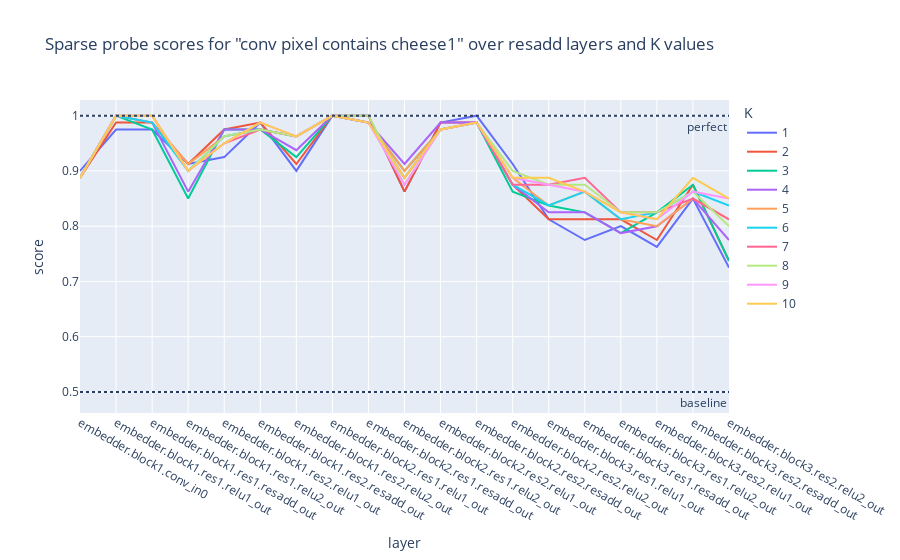
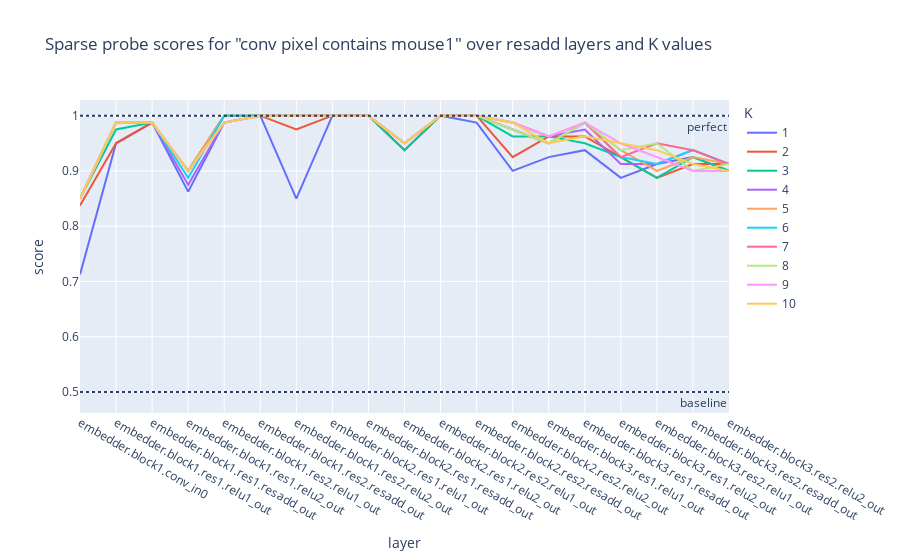
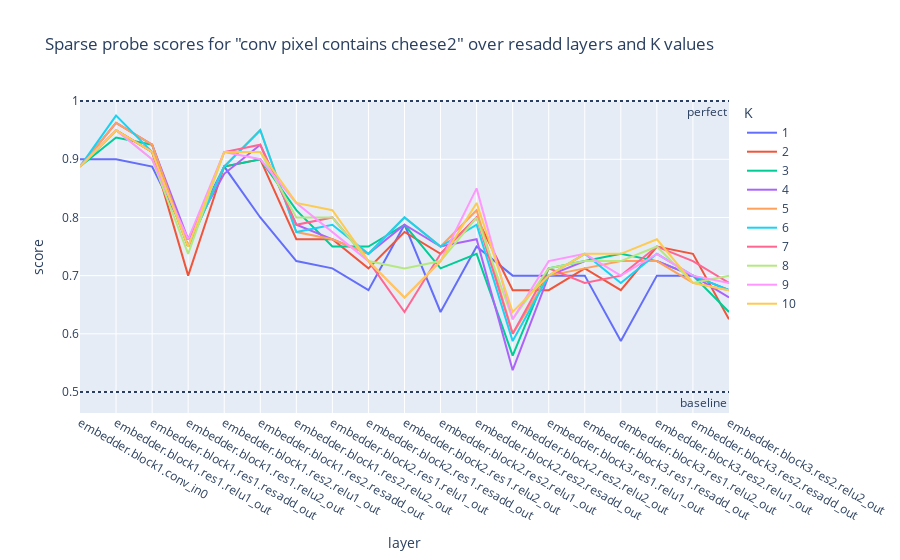
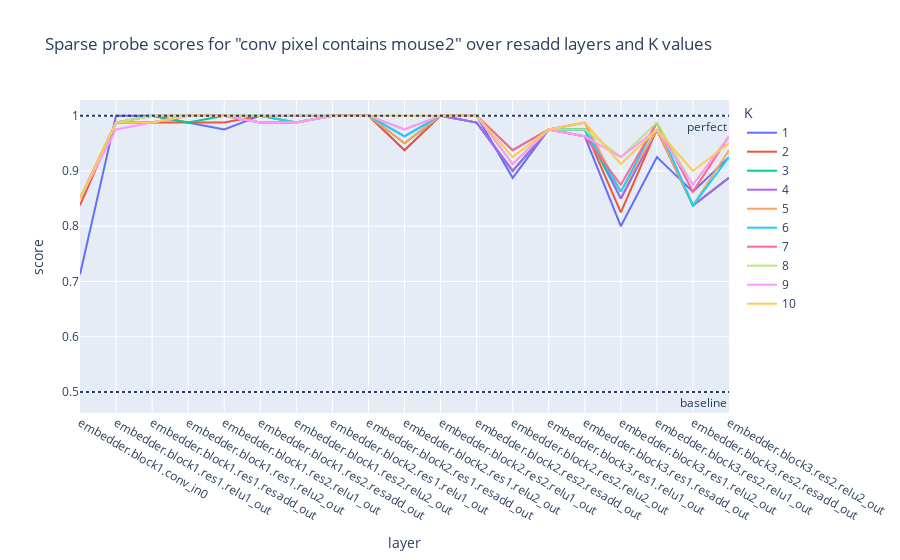

Write notebook code for charts like these, in order.
### Code cell
# Train probes and show results
index_nums = np.arange(10)+1
for obj_name, pixel_data_this in pixel_data.items():
    scores_list = []
    for value_label, (pixels, is_obj, rows_in_value, cols_in_value, f_test, sort_inds) in tqdm(pixel_data_this.items()):
        for K in index_nums:
            results = cpr.linear_probe(pixels[:,sort_inds[:K]], is_obj, C=10, random_state=42)
            scores_list.append({'layer': value_label, 'K': K, 'score': results['test_score']})
    scores_df = pd.DataFrame(scores_list)

    fig = px.line(scores_df, x='layer', y='score', color='K',
        title=f'Sparse probe scores for "conv pixel contains {obj_name}" over resadd layers and K values')
    fig.add_hline(y=1.,  line_dash="dot", annotation_text="perfect",  annotation_position="bottom right")
    fig.add_hline(y=0.5, line_dash="dot", annotation_text="baseline", annotation_position="bottom right")
    fig.show()
